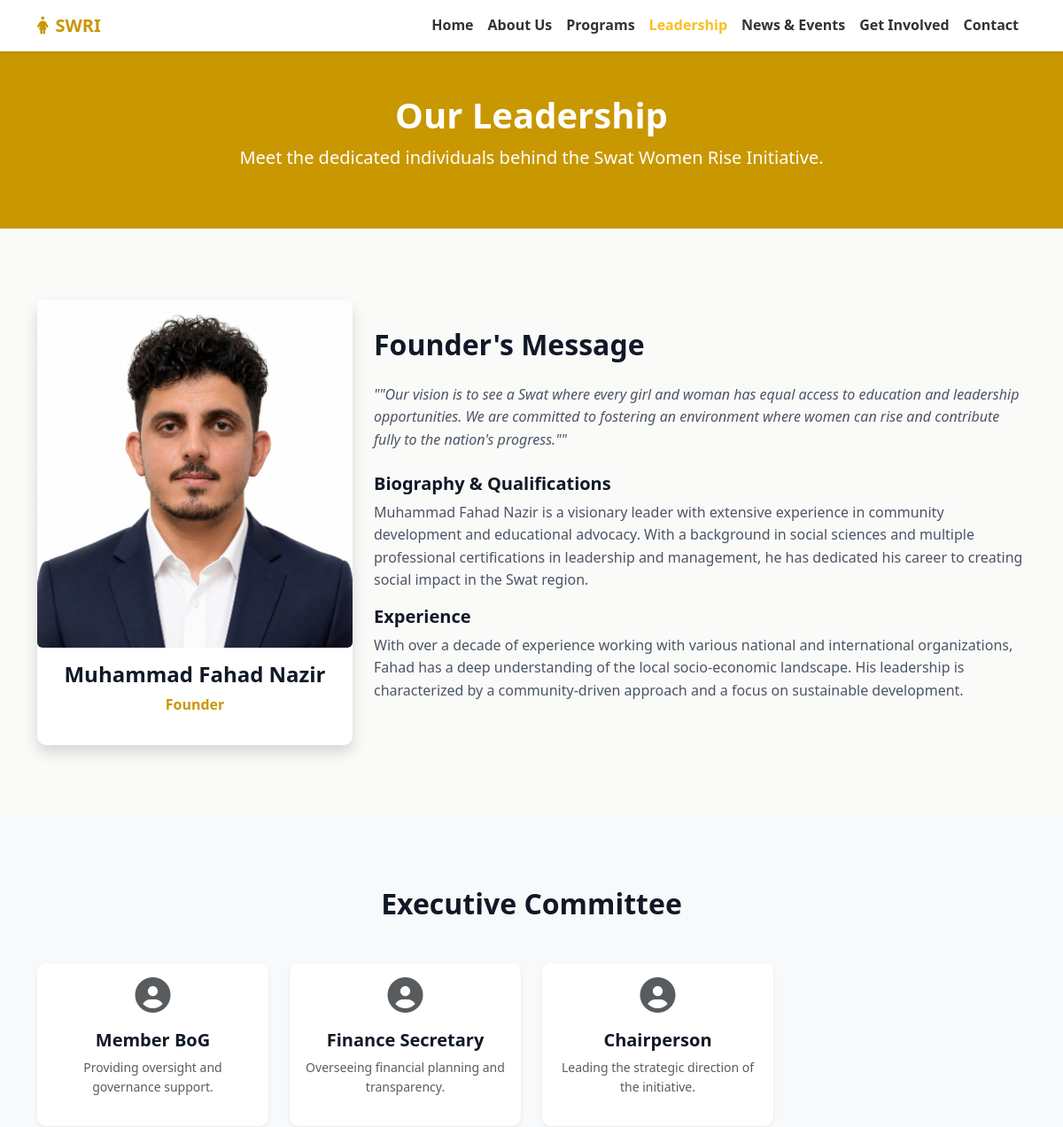
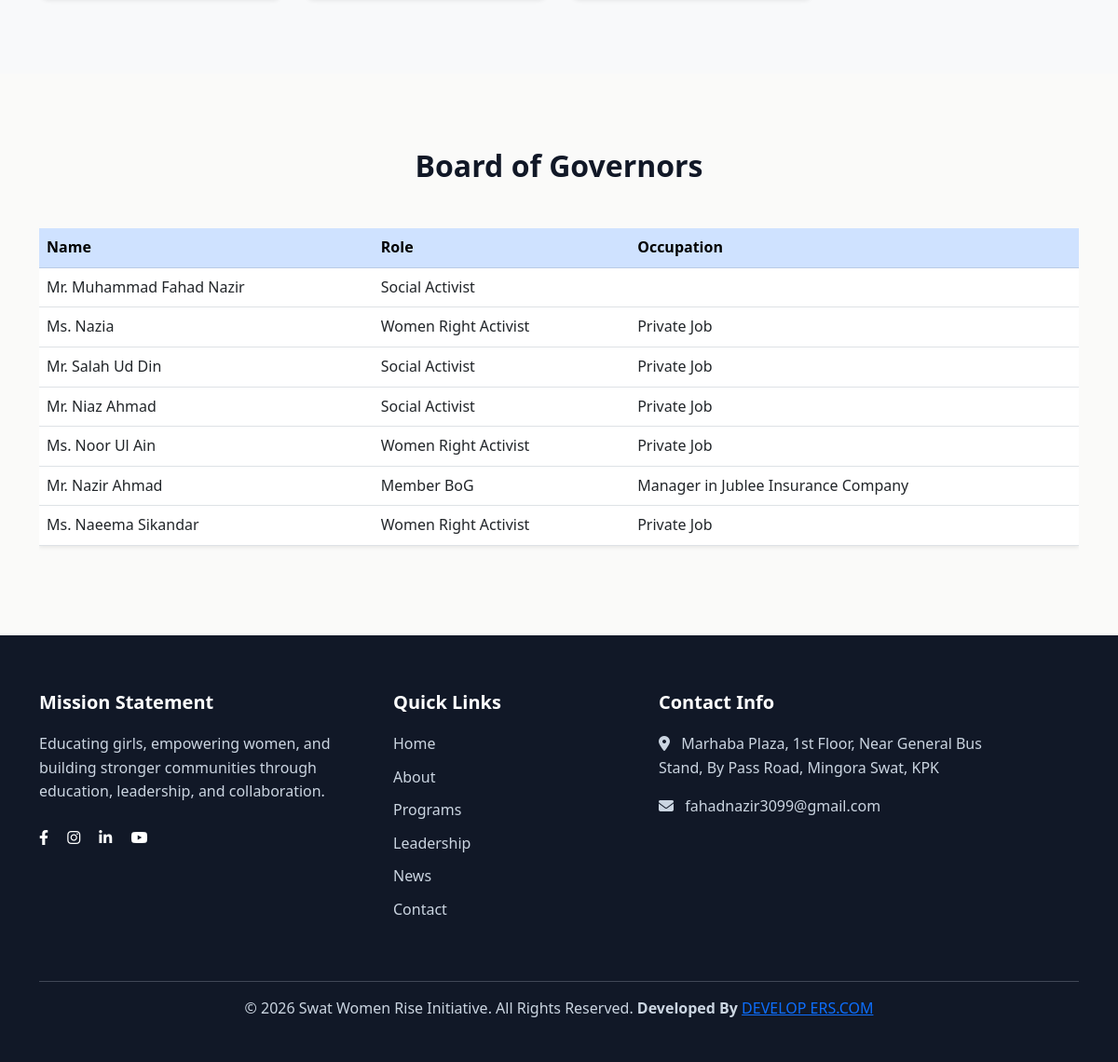
/leadership.php, run on the app's committed database (2 pictures, top to bottom).
### tables this page shows
CREATE TABLE `leadership_page` (
  `id` int(11) NOT NULL,
  `page_title` varchar(255) NOT NULL,
  `page_subtitle` text DEFAULT NULL,
  `founder_image` varchar(255) DEFAULT NULL,
  `founder_name` varchar(255) DEFAULT NULL,
  `founder_designation` varchar(255) DEFAULT NULL,
  `founder_message` text DEFAULT NULL,
  `founder_biography` text DEFAULT NULL,
  `founder_experience` text DEFAULT NULL,
  `created_at` timestamp NOT NULL DEFAULT current_timestamp(),
  `updated_at` timestamp NOT NULL DEFAULT current_timestamp() ON UPDATE current_timestamp()
);

CREATE TABLE `executive_committee` (
  `id` int(11) NOT NULL,
  `position` varchar(255) NOT NULL,
  `description` text DEFAULT NULL,
  `created_at` timestamp NOT NULL DEFAULT current_timestamp(),
  `updated_at` timestamp NOT NULL DEFAULT current_timestamp() ON UPDATE current_timestamp()
);

CREATE TABLE `board_governance` (
  `id` int(11) NOT NULL,
  `name` varchar(255) NOT NULL,
  `role` varchar(255) DEFAULT NULL,
  `organization` varchar(255) DEFAULT NULL,
  `created_at` timestamp NOT NULL DEFAULT current_timestamp(),
  `updated_at` timestamp NOT NULL DEFAULT current_timestamp() ON UPDATE current_timestamp()
);

CREATE TABLE `contact_page` (
  `id` int(11) NOT NULL,
  `page_title` varchar(255) NOT NULL,
  `page_subtitle` text NOT NULL,
  `address` text NOT NULL,
  `email` varchar(255) NOT NULL,
  `facebook_url` varchar(500) DEFAULT NULL,
  `instagram_url` varchar(500) DEFAULT NULL,
  `linkedin_url` varchar(500) DEFAULT NULL,
  `youtube_url` varchar(500) DEFAULT NULL,
  `updated_at` timestamp NOT NULL DEFAULT current_timestamp() ON UPDATE current_timestamp()
);

### include/core.php (called while the page is built, shortened)
<?php
class core
{
    private $db;
    public function __construct($conn)
    {
        $this->db = $conn;
    }
public function leadershipPage()
{
    try{
        $sql = "
            SELECT *
            FROM leadership_page
            LIMIT 1
        ";
        $statement = $this->db->prepare($sql);
        $statement->execute();
        return $statement->fetch(PDO::FETCH_ASSOC);
    }catch(\Throwable $th){
        throw $th;
    }
}
public function leadershipTb($tbl)
{
    try{
        $allowedTables = [
            "executive_committee",
            "board_governance"
        ];
        $sql = "SELECT * FROM `$tbl` ORDER BY id DESC";
        $statement = $this->db->prepare($sql);
        $statement->execute();
        return $statement->fetchAll(PDO::FETCH_ASSOC);
    }catch(\Throwable $th){
        throw $th;
    }
}
public function contactPage()
{
    try{
        $sql = "
            SELECT *
            FROM contact_page
            LIMIT 1
        ";
        $statement = $this->db->prepare($sql);
        $statement->execute();
        $page = $statement->fetch(PDO::FETCH_ASSOC);
        return $page;
    }catch(\Throwable $th){
        throw $th;
    }
}
}
?>

### leadership.php (the view, shortened to what this page needs)
<?php
require 'config/db.php';
require 'include/core.php';
$admin = new core($conn);
$getLeadershipPage = $admin->leadershipPage();
$getExecutive = $admin->leadershipTb('executive_committee');
$getBoard = $admin->leadershipTb('board_governance');
require 'header.php';
?>
<header class="bg-primary text-white py-5">
    <div class="container text-center">
        <h1 class="text-white">
            <?= $getLeadershipPage['page_title']; ?>
        </h1>
        <p class="lead">
            <?= $getLeadershipPage['page_subtitle']; ?>
        </p>
    </div>
</header>
<section class="section-padding">
<div class="container">
<div class="row align-items-center">
<div class="col-lg-4 mb-4 mb-lg-0">
<div class="card border-0 shadow">
<img src="assets/img/<?= $getLeadershipPage['founder_image']; ?>"
     alt="<?= $getLeadershipPage['founder_name']; ?>"
     class="card-img-top rounded">
<div class="card-body text-center">
<h4>
<?= $getLeadershipPage['founder_name']; ?>
</h4>
<p class="text-primary fw-bold">
<?= $getLeadershipPage['founder_designation']; ?>
</p>
</div>
</div>
</div>
<div class="col-lg-8">
<h2 class="mb-4">
Founder's Message
</h2>
<p class="fst-italic mb-4">
"<?= $getLeadershipPage['founder_message']; ?>"
</p>
<h5>
Biography & Qualifications
</h5>
<p>
<?= $getLeadershipPage['founder_biography']; ?>
</p>
<h5>
Experience
</h5>
<p>
<?= $getLeadershipPage['founder_experience']; ?>
</p>
</div>
</div>
</div>
</section>
<section class="section-padding bg-light">
<div class="container">
<h2 class="text-center mb-5">
Executive Committee
</h2>
<div class="row g-4">
<?php foreach($getExecutive as $member): ?>
<div class="col-md-3">
<div class="card h-100 text-center border-0 shadow-sm">
<div class="card-body">
<div class="mb-3">
<i class="fas fa-user-circle fs-1 text-muted"></i>
</div>
<h5>
<?= $member['position']; ?>
</h5>
<p class="text-muted small">
<?= $member['description']; ?>
</p>
</div>
</div>
</div>
<?php endforeach; ?>
</div>
</div>
</section>
    <section class="section-padding">
        <div class="container">
            <h2 class="text-center mb-5">Board of Governors</h2>
            <div class="table-responsive">
                <table class="table table-hover shadow-sm">
                    <thead class="table-primary">
                        <tr>
                            <th>Name</th>
                            <th>Role</th>
                            <th>Occupation</th>
                        </tr>
                    </thead>
<tbody>
<?php foreach($getBoard as $board): ?>
<tr>
<td>
<?= $board['name']; ?>
</td>
<td>
<?= $board['role']; ?>
</td>
<td>
<?= $board['organization']; ?>
</td>
</tr>
<?php endforeach; ?>
</tbody>
                </table>
            </div>
        </div>
    </section>
<?php
require 'footer.php';
?>

### footer.php (shortened to what this page needs)
<?php
$getContact = $admin->contactPage();
?>
    <footer class="footer">
        <div class="container">
            <div class="row g-4">
                <div class="col-lg-4">
                    <h5>Mission Statement</h5>
                    <p>Educating girls, empowering women, and building stronger communities through education, leadership, and collaboration.</p>
                    <div class="mt-4">
                        <a href="<?= $getContact['facebook_url']; ?>" class="text-white me-3"><i class="fab fa-facebook-f"></i></a>
                        <a href="<?= $getContact['instagram_url']; ?>" class="text-white me-3"><i class="fab fa-instagram"></i></a>
                        <a href="<?= $getContact['linkedin_url']; ?>" class="text-white me-3"><i class="fab fa-linkedin-in"></i></a>
                        <a href="<?= $getContact['youtube_url']; ?>" class="text-white"><i class="fab fa-youtube"></i></a>
                    </div>
                </div>
                <div class="col-lg-3">
                    <h5>Quick Links</h5>
                    <ul class="footer-links">
                        <li><a href="index.php">Home</a></li>
                        <li><a href="about.php">About</a></li>
                        <li><a href="programs.php">Programs</a></li>
                        <li><a href="leadership.php">Leadership</a></li>
                        <li><a href="news.php">News</a></li>
                        <li><a href="contact.php">Contact</a></li>
                    </ul>
                </div>
                <div class="col-lg-4">
                    <h5>Contact Info</h5>
                    <p><i class="fas fa-map-marker-alt me-2"></i> <?php echo $getContact['address']; ?></p>
                    <p><i class="fas fa-envelope me-2"></i> <?php echo $getContact['email']; ?></p>
                </div>
            </div>
            <hr class="mt-5 bg-secondary">
            <div class="text-center pb-2">
                <p>&copy; <?php echo date("Y"); ?> Swat Women Rise Initiative. All Rights Reserved. <b> Developed By </b> <a target="_blank" href='https://Xahoor.github.io'> DEVELOP ERS.COM</a></p>
            </div>
        </div>
    </footer>
</body>
</html>

### css/style.css (style rules this page uses)
:root { --primary-color: #C99700; --secondary-color: #1E3A8A; --accent-color: #E11D48; --bg-color: #FAFAF9; --card-bg-color: #FFFFFF; --heading-color: #111827; --text-color: #4B5563; --border-color: #D6D3D1; }
body { font-family: 'Segoe UI', Tahoma, Geneva, Verdana, sans-serif; background-color: var(--bg-color); color: var(--text-color); line-height: 1.6; }
h1, h2, h3, h4, h5, h6 { color: var(--heading-color); font-weight: 700; }
.text-primary { color: var(--primary-color) !important; }
.bg-primary { background-color: var(--primary-color) !important; }
.section-padding { padding: 80px 0; }
.card { border: 1px solid var(--border-color); border-radius: 10px; transition: transform 0.3s ease; }
.footer { background-color: var(--heading-color); color: #cbd5e1; padding: 60px 0 20px; }
.footer h5 { color: white; margin-bottom: 20px; }
.footer-links { list-style: none; padding: 0; }
.footer-links li { margin-bottom: 10px; }
.footer-links a { color: #cbd5e1; text-decoration: none; transition: color 0.3s; }

### data on the page
leadership_page: page_title "Our Leadership", page_subtitle "Meet the dedicated individuals behind the Swat Women Rise Initiative.", founder_image (picture), founder_name "Muhammad Fahad Nazir", founder_designation "Founder", founder_message "\"Our vision is to see a Swat where every girl and woman has equal access to education and leadership opportunities. We are committed to fostering an environment where women can rise and contribute fully to the nation's progress.\"", founder_biography "Muhammad Fahad Nazir is a visionary leader with extensive experience in community development and educational advocacy. With a background in social sciences and multiple professional certifications in leadership and management, he has dedicated his career to creating social impact in the Swat region.", founder_experience "With over a decade of experience working with various national and international organizations, Fahad has a deep understanding of the local socio-economic landscape. His leadership is characterized by a community-driven approach and a focus on sustainable development."
executive_committee: position "Member BoG", description "Providing oversight and governance support."
executive_committee: position "Finance Secretary", description "Overseeing financial planning and transparency."
executive_committee: position "Chairperson", description "Leading the strategic direction of the initiative."
board_governance: name "Mr. Muhammad Fahad Nazir", role "Social Activist"
board_governance: name "Ms. Nazia", role "Women Right Activist", organization "Private Job"
board_governance: name "Mr. Salah Ud Din", role "Social Activist", organization "Private Job"
board_governance: name "Mr. Niaz Ahmad", role "Social Activist", organization "Private Job"
board_governance: name "Ms. Noor Ul Ain", role "Women Right Activist", organization "Private Job"
board_governance: name "Mr. Nazir Ahmad", role "Member BoG", organization "Manager in Jublee Insurance Company"
board_governance: name "Ms. Naeema Sikandar", role "Women Right Activist", organization "Private Job"
contact_page: address "Marhaba Plaza, 1st Floor, Near General Bus Stand, By Pass Road, Mingora Swat, KPK", email "fahadnazir3099@gmail.com"
